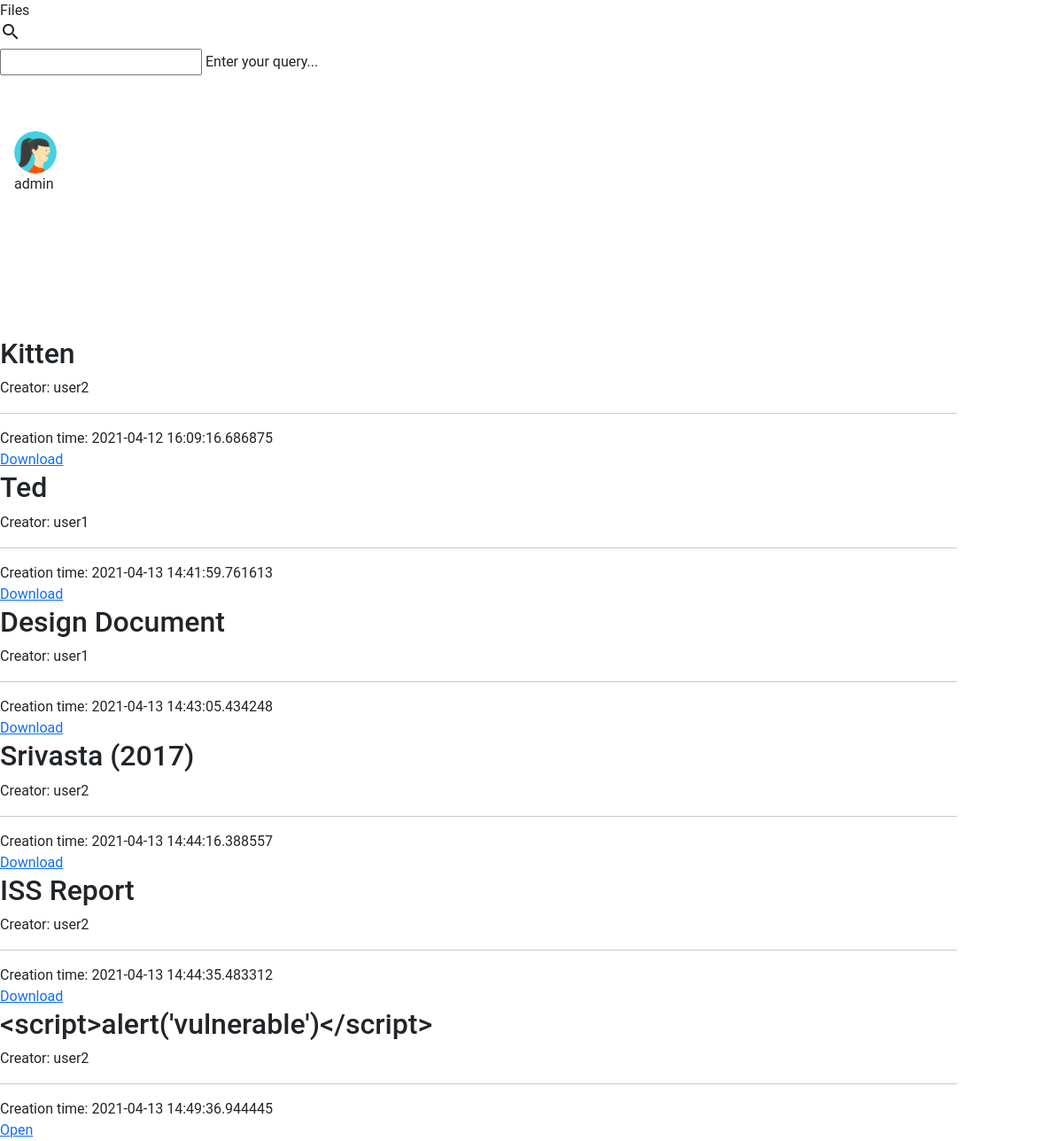
Screenshot of /files (signed in) with the database file from the repository.
### main.py (models this page shows)
class User(UserMixin, db.Model):
    __tablename__ = 'users'
    id = db.Column(db.String(100, collation='NOCASE'), nullable=False, unique=True, primary_key=True)
    password = db.Column(db.LargeBinary(), nullable=False, server_default='')
    salt = db.Column(db.LargeBinary(), nullable=False, server_default='')
    is_admin = db.Column(db.Boolean(), nullable=False, server_default='0')
    is_staff = db.Column(db.Boolean(), nullable=False, server_default='0')
    active = db.Column('is_active', db.Boolean(), nullable=False, server_default='1')

class Files(db.Model):
    __tablename__ = 'files'
    id = db.Column("file_id", db.Integer, primary_key=True)
    name = db.Column(db.String(100))
    url = db.Column(db.String(200))
    created_date = db.Column(db.DateTime, default=datetime.datetime.utcnow)
    creator_id = db.Column(db.String(100, collation='NOCASE'), nullable=False)
    downloadable = db.Column(db.Boolean(), nullable=False, server_default='0')

### main.py (the view)
@app.route("/files")
@login_required
def files():
    filenames = Files.query.all()
    return render_template("all_files.html", subs = build_subs('Files'), files=filenames)

### main.py (called while the page is built)
def build_subs(page=None):
    if current_user.is_authenticated:
        logged_in = True
        user = current_user.id
        is_admin = current_user.is_admin
        is_staff = current_user.is_staff
    else:
        logged_in = False
        user = ""
        role = None
        is_admin = False
        is_staff = False
    subs = {
        'page': page,
        'user': user,
        'logged_in': logged_in,
        'is_admin': is_admin,
        'is_staff': is_staff,
    }
    return subs

@login_manager.user_loader
def load_user(user_id):
    return User.query.get(user_id)

### templates/all_files.html (shortened to what this page needs)
{% extends "base.html" %}
{% block body %}
{% if files %}
{% for file in files %}
<div class="mdl-cell mdl-cell--12-col mdl-card mdl-shadow--2dp">
    <div class="mdl-card__title">
      <h2 class="mdl-card__title-text">{{ file.name}}</h2>
    </div>
    <div class="mdl-card__supporting-text">
      Creator: {{ file.creator_id }}
      <hr>
      Creation time: {{ file.created_date }}
    </div>
    <div class="mdl-card__actions mdl-card--border">
      {% if not file.downloadable %}
      <a class="mdl-button mdl-button--colored mdl-js-button mdl-js-ripple-effect" href="{{ file.url }}">
        Open
      </a>
      {% endif %}
      {% if file.downloadable %}
      <a class="mdl-button mdl-button--colored mdl-js-button mdl-js-ripple-effect" href="{{ file.url }}" download>
        Download
      </a>
      {% endif %}
    </div>
</div>
{% endfor %}
{% endif %}
{% endblock %}

### templates/base.html (shortened to what this page needs)
<!doctype html>
<html lang="en">
  <head>
    <link href="https://cdn.jsdelivr.net/npm/bootstrap@5.0.0-beta3/dist/css/bootstrap.min.css" rel="stylesheet">
    <link rel="stylesheet" href="https://code.getmdl.io/1.3.0/material.indigo-pink.min.css">
    <link rel="stylesheet" href="{{ url_for('static', filename='css/style.css') }}">
  </head>
  <body>
    <div class="demo-layout mdl-layout mdl-js-layout mdl-layout--fixed-drawer mdl-layout--fixed-header">
      <header class="demo-header mdl-layout__header mdl-color--grey-100 mdl-color-text--grey-600">
        <div class="mdl-layout__header-row">
          <span class="mdl-layout-title">{{ subs.page }}</span>
          <div class="mdl-textfield mdl-js-textfield mdl-textfield--expandable">
            <label class="mdl-button mdl-js-button mdl-button--icon" for="search-string">
              <i class="material-icons">search</i>
            </label>
            <div class="mdl-textfield__expandable-holder">
              <form action="/search" method="POST">
                <input class="mdl-textfield__input" type="text" id="search-string" name="search-string">
                <label class="mdl-textfield__label" for="search-string">Enter your query...</label>
              </form>
            </div>
          </div>
        </div>
      </header>
      <div class="demo-drawer mdl-layout__drawer mdl-color--blue-grey-900 mdl-color-text--blue-grey-50">
        <header class="demo-drawer-header">
          <img src="{{ url_for('static', filename='images/user.jpg') }}" class="demo-avatar">
          <div class="demo-avatar-dropdown">
            <span>{{ subs.user }}</span>
          </div>
        </header>
        <nav class="demo-navigation mdl-navigation mdl-color--blue-grey-800">
          <a class="mdl-navigation__link" href="/"><i class="mdl-color-text--blue-grey-400 material-icons">home</i>Home</a>
          {% if subs.logged_in %}
          <a class="mdl-navigation__link" href="/logout"><i class="mdl-color-text--blue-grey-400 material-icons">logout</i>Logout</a>
          <a class="mdl-navigation__link" href="/files"><i class="mdl-color-text--blue-grey-400 material-icons">cloud_download</i>All Files</a>
          {% if subs.is_admin or subs.is_staff %}
          <a class="mdl-navigation__link" href="/upload"><i class="mdl-color-text--blue-grey-400 material-icons">cloud_upload</i>Upload</a>
          <a class="mdl-navigation__link" href="/my_files"><i class="mdl-color-text--blue-grey-400 material-icons">cloud_circle</i>My Files</a>
          {% endif %}
          {% if subs.is_admin %}
          <a class="mdl-navigation__link" href="/admin"><i class="mdl-color-text--blue-grey-400 material-icons">admin_panel_settings</i>Admin</a>
          {% endif %}
          {% endif %}
        </nav>
      </div>
      <main class="mdl-layout__content mdl-color--grey-100">
        <div class="mdl-grid" style="width:90%">
            {% block body %}
            {% endblock %}
        </div>
      </main>
  </body>
</html>

### static/css/style.css (style rules this page uses)
html, body { font-family: 'Roboto', 'Helvetica', sans-serif; }
.demo-avatar { width: 48px; height: 48px; border-radius: 24px; }
.demo-drawer { border: none; }
.demo-drawer .demo-navigation { z-index: -2; }
.demo-drawer-header { box-sizing: border-box; display: flex; flex-direction: column; justify-content: flex-end; padding: 16px; height: 151px; }
.demo-avatar-dropdown { display: flex; position: relative; flex-direction: row; align-items: center; width: 100%; }
.demo-navigation { flex-grow: 1; }
.demo-layout .demo-navigation .mdl-navigation__link { display: flex !important; flex-direction: row; align-items: center; color: rgba(255, 255, 255, 0.56); font-weight: 500; }
.demo-navigation .mdl-navigation__link .material-icons { font-size: 24px; color: rgba(255, 255, 255, 0.56); margin-right: 32px; }

### rows the page displays
User: user "admin"
Files: name "Kitten", creator_id "user2", created_date "2021-04-12 16:09:16.686875"
Files: name "Ted", creator_id "user1", created_date "2021-04-13 14:41:59.761613"
Files: name "Design Document", creator_id "user1", created_date "2021-04-13 14:43:05.434248"
Files: name "Srivasta (2017)", creator_id "user2", created_date "2021-04-13 14:44:16.388557"
Files: name "ISS Report", creator_id "user2", created_date "2021-04-13 14:44:35.483312"
Files: name "<script>alert('vulnerable')</script>", creator_id "user2", created_date "2021-04-13 14:49:36.944445"

### other values shown
{{ subs.page }} "Files"
